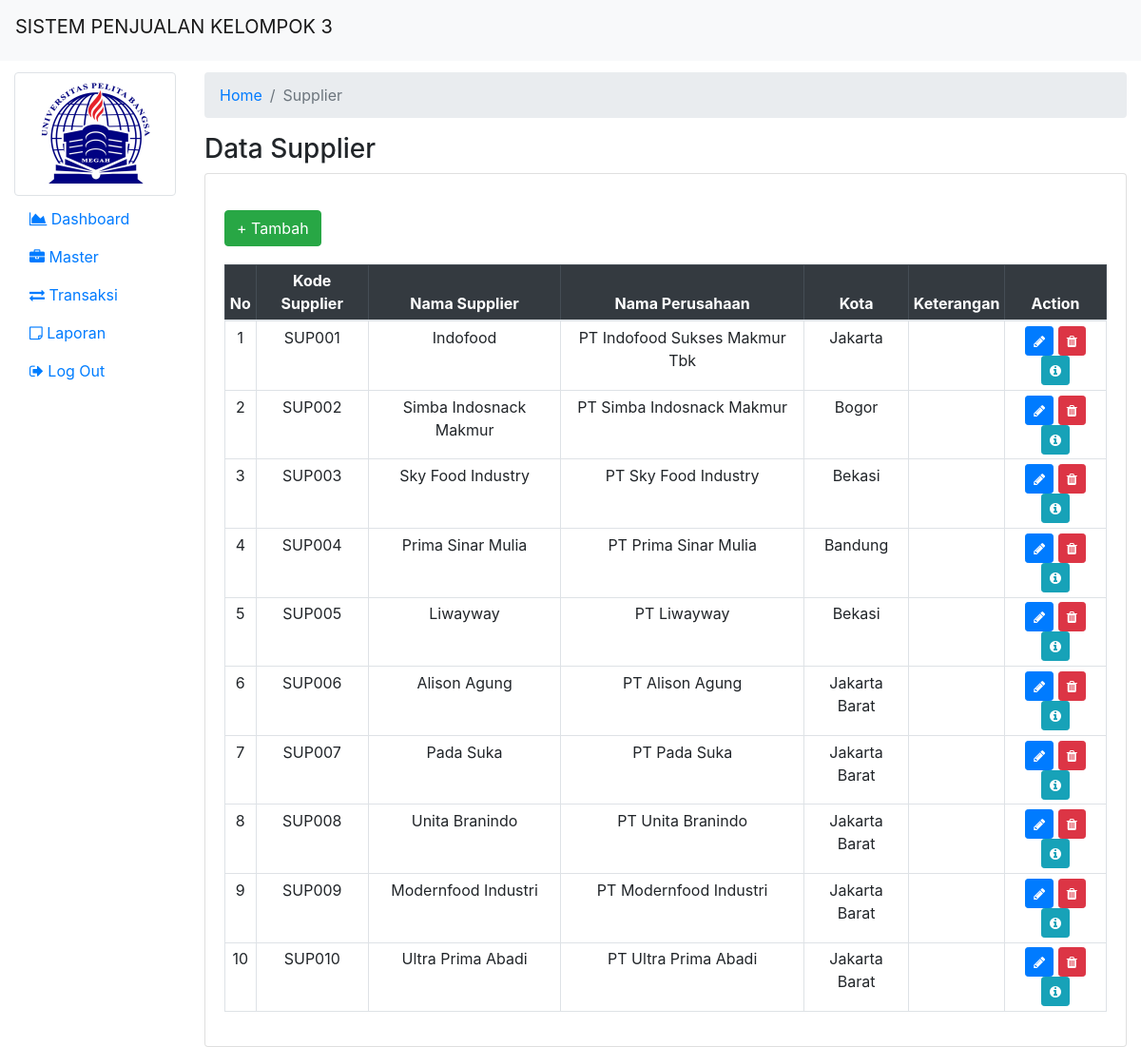
The app's page /admin/supplier.php (signed in) with its own data.
### tables this page shows
CREATE TABLE `supplier` (
  `kode_supplier` varchar(6) NOT NULL,
  `nama_supplier` varchar(100) NOT NULL,
  `nama_perusahaan` varchar(100) NOT NULL,
  `alamat` varchar(100) NOT NULL,
  `kota` varchar(100) NOT NULL,
  `no_tlp` char(13) NOT NULL,
  `no_hp` char(13) NOT NULL,
  `email` varchar(100) NOT NULL,
  `keterangan` varchar(255) NOT NULL
);

### admin/supplier.php (the view, shortened to what this page needs)
<?php
include 'header.php';
?>
<nav aria-label="breadcrumb">
    <ol class="breadcrumb">
        <li class="breadcrumb-item"><a href="index.php">Home</a></li>
        <li class="breadcrumb-item active" aria-current="page">Supplier</li>
    </ol>
</nav>
<?php
$query = "SELECT * FROM supplier";
$row = mysqli_query($conn, $query);
?>
<h3>Data Supplier</h3>
<div class="card">
    <div class="card-body">
        <a href="supplier-store.php"><button type="button" class="btn btn-success" style="margin-bottom:2%; margin-top:2%;">+ Tambah</button></a>
        <table class="table table-sm table-bordered table-hover" style=" text-align: center;">
            <thead class="table-dark">
                <th>No</th>
                <th>Kode Supplier</th>
                <th>Nama Supplier</th>
                <th>Nama Perusahaan</th>
                <th>Kota</th>
                <th>Keterangan</th>
                <th>Action</th>
            </thead>
            <?php
            $no = 1;
            while ($data = mysqli_fetch_assoc($row)) {
                ?>
                <tr>
                    <td><?php echo $no ?></td>
                    <td><?php echo $data["kode_supplier"]; ?></td>
                    <td><?php echo $data["nama_supplier"]; ?></td>
                    <td><?php echo $data["nama_perusahaan"]; ?></td>
                    <td><?php echo $data["kota"]; ?></td>
                    <td><?php echo $data["keterangan"]; ?></td>
                    <td>
                        <a href="supplier-update.php?id=<?php echo $data['kode_supplier']; ?>"><button type="button" class="btn btn-primary btn-sm" title="Edit"><span class="fa fa-pencil"></span></button></a>
                        <a href="supplier-delete.php?id=<?php echo $data['kode_supplier']; ?>" onclick="deleted()"><button type="button" class="btn btn-danger btn-sm" title="Delete"><span class="fa fa-trash"></span></button></a>
                        <a href="supplier-detail.php?id=<?php echo $data['kode_supplier']; ?>"><button type="button" class="btn btn-info btn-sm" title="Detail"><span class="fa fa-info-circle"></span></button></a>
                    </td>
                </tr>
                <?php $no++;
            } ?>
        </table>
    </div>
</div>
<?php
include 'footer.php';
?>

### records on screen
supplier: kode_supplier "SUP001", nama_supplier "Indofood", nama_perusahaan "PT Indofood Sukses Makmur Tbk", kota "Jakarta"
supplier: kode_supplier "SUP002", nama_supplier "Simba Indosnack Makmur", nama_perusahaan "PT Simba Indosnack Makmur", kota "Bogor"
supplier: kode_supplier "SUP003", nama_supplier "Sky Food Industry", nama_perusahaan "PT Sky Food Industry", kota "Bekasi"
supplier: kode_supplier "SUP004", nama_supplier "Prima Sinar Mulia", nama_perusahaan "PT Prima Sinar Mulia", kota "Bandung"
supplier: kode_supplier "SUP005", nama_supplier "Liwayway", nama_perusahaan "PT Liwayway", kota "Bekasi"
supplier: kode_supplier "SUP006", nama_supplier "Alison Agung", nama_perusahaan "PT Alison Agung", kota "Jakarta Barat"
supplier: kode_supplier "SUP007", nama_supplier "Pada Suka", nama_perusahaan "PT Pada Suka", kota "Jakarta Barat"
supplier: kode_supplier "SUP008", nama_supplier "Unita Branindo", nama_perusahaan "PT Unita Branindo", kota "Jakarta Barat"
supplier: kode_supplier "SUP009", nama_supplier "Modernfood Industri", nama_perusahaan "PT Modernfood Industri", kota "Jakarta Barat"
supplier: kode_supplier "SUP010", nama_supplier "Ultra Prima Abadi", nama_perusahaan "PT Ultra Prima Abadi", kota "Jakarta Barat"
